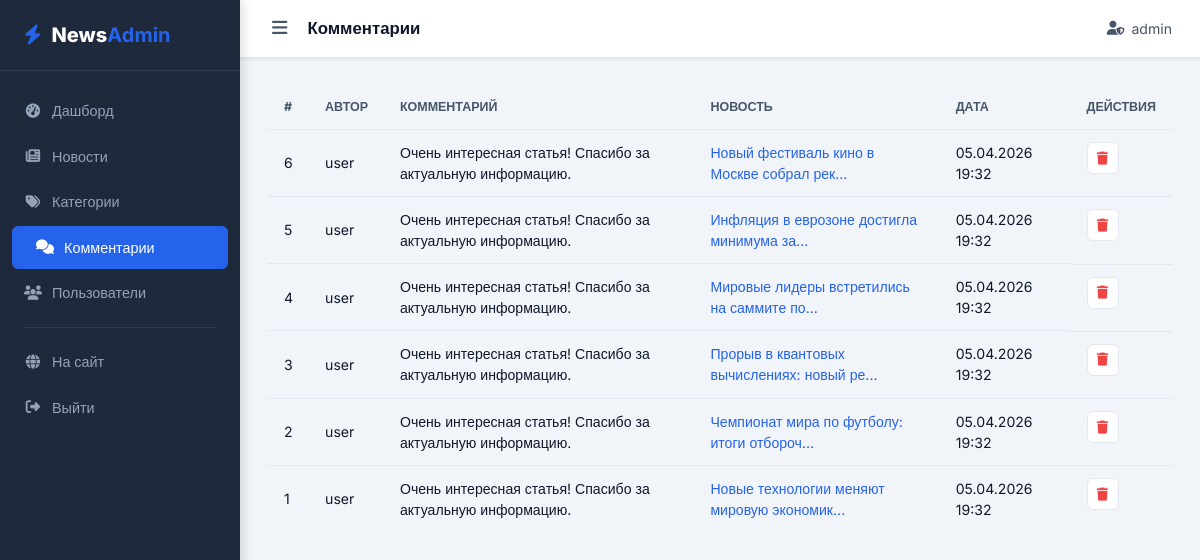
/admin/comments (signed in), run on the app's committed database.
### app/models/__init__.py (models this page shows, shortened)
class User(UserMixin, db.Model):
    __tablename__ = 'users'
    id = db.Column(db.Integer, primary_key=True)
    username = db.Column(db.String(64), unique=True, nullable=False)
    email = db.Column(db.String(120), unique=True, nullable=False)
    password_hash = db.Column(db.String(256), nullable=False)
    role = db.Column(db.String(20), default='user')  # Роль пользователя: 'admin' или 'user'
    avatar = db.Column(db.String(256), default='default_avatar.png')
    created_at = db.Column(db.DateTime, default=datetime.utcnow)
    is_active = db.Column(db.Boolean, default=True)
    comments = db.relationship('Comment', backref='author', lazy='dynamic', cascade='all, delete-orphan')
    likes = db.relationship('Like', backref='user', lazy='dynamic', cascade='all, delete-orphan')
    @property
    def is_admin(self):
        return self.role == 'admin'

class Comment(db.Model):
    __tablename__ = 'comments'
    id = db.Column(db.Integer, primary_key=True)
    content = db.Column(db.Text, nullable=False)
    news_id = db.Column(db.Integer, db.ForeignKey('news.id'), nullable=False)
    user_id = db.Column(db.Integer, db.ForeignKey('users.id'), nullable=False)
    created_at = db.Column(db.DateTime, default=datetime.utcnow)
    is_approved = db.Column(db.Boolean, default=True)

class News(db.Model):
    __tablename__ = 'news'
    id = db.Column(db.Integer, primary_key=True)
    title = db.Column(db.String(256), nullable=False)
    slug = db.Column(db.String(256), unique=True, nullable=False)
    content = db.Column(db.Text, nullable=False)
    summary = db.Column(db.String(512))
    image = db.Column(db.String(256))
    category_id = db.Column(db.Integer, db.ForeignKey('categories.id'), nullable=False)
    author_id = db.Column(db.Integer, db.ForeignKey('users.id'), nullable=False)
    published_at = db.Column(db.DateTime, default=datetime.utcnow)
    is_published = db.Column(db.Boolean, default=True)
    is_featured = db.Column(db.Boolean, default=False)
    views_count = db.Column(db.Integer, default=0)
    author = db.relationship('User', backref='news_posts')
    comments = db.relationship('Comment', backref='news', lazy='dynamic', cascade='all, delete-orphan')
    likes = db.relationship('Like', backref='news', lazy='dynamic', cascade='all, delete-orphan')

### app/views/admin_panel.py (the view)
@admin_bp.route('/comments')
@login_required
@admin_required
def comments_list():
    page = request.args.get('page', 1, type=int)
    comments = Comment.query.order_by(Comment.created_at.desc()).paginate(page=page, per_page=30)
    return render_template('admin/comments.html', comments=comments)

### app/models/__init__.py (called while the page is built)
@login_manager.user_loader
def load_user(user_id):
    return User.query.get(int(user_id))

### app/views/admin_panel.py (called while the page is built)
def admin_required(f):
    @wraps(f)
    def decorated(*args, **kwargs):
        if not current_user.is_authenticated or not current_user.is_admin:
            flash('Доступ запрещён.', 'danger')
            return redirect(url_for('main.index'))
        return f(*args, **kwargs)
    return decorated

### app/templates/admin/comments.html (shortened to what this page needs)
{% extends 'admin/base_admin.html' %}
{% block page_title %}Комментарии{% endblock %}
{% block content %}
<div class="admin-table-wrap">
    <table class="admin-table">
        <thead><tr><th>#</th><th>Автор</th><th>Комментарий</th><th>Новость</th><th>Дата</th><th>Действия</th></tr></thead>
        <tbody>
            {% for comment in comments.items %}
            <tr>
                <td>{{ comment.id }}</td>
                <td>{{ comment.author.username }}</td>
                <td>{{ comment.content[:100] }}{% if comment.content|length > 100 %}...{% endif %}</td>
                <td><a href="{{ url_for('news.detail', slug=comment.news.slug) }}" target="_blank">{{ comment.news.title[:40] }}...</a></td>
                <td>{{ comment.created_at.strftime('%d.%m.%Y %H:%M') }}</td>
                <td class="actions-cell">
                    <form method="post" action="{{ url_for('admin_panel.comment_delete', comment_id=comment.id) }}" style="display:inline" onsubmit="return confirm('Удалить?')">
                        <button type="submit" class="action-btn action-delete"><i class="fas fa-trash"></i></button>
                    </form>
                </td>
            </tr>
            {% endfor %}
        </tbody>
    </table>
</div>
{% endblock %}

### app/templates/admin/base_admin.html (shortened to what this page needs)
<!DOCTYPE html>
<html lang="ru">
<head>
    <link rel="stylesheet" href="https://cdnjs.cloudflare.com/ajax/libs/font-awesome/6.5.0/css/all.min.css">
    <link rel="stylesheet" href="{{ url_for('static', filename='css/admin.css') }}">
</head>
<body class="admin-body">
<div class="admin-layout">
    <aside class="admin-sidebar" id="adminSidebar">
        <div class="admin-logo">
            <i class="fas fa-bolt"></i>
            <span>News<strong>Admin</strong></span>
        </div>
        <nav class="admin-nav">
            <a href="{{ url_for('admin_panel.dashboard') }}" class="{% if request.endpoint == 'admin_panel.dashboard' %}active{% endif %}">
                <i class="fas fa-tachometer-alt"></i> Дашборд
            </a>
            <a href="{{ url_for('admin_panel.news_list') }}" class="{% if 'news' in request.endpoint %}active{% endif %}">
                <i class="fas fa-newspaper"></i> Новости
            </a>
            <a href="{{ url_for('admin_panel.categories_list') }}" class="{% if 'categ' in request.endpoint %}active{% endif %}">
                <i class="fas fa-tags"></i> Категории
            </a>
            <a href="{{ url_for('admin_panel.comments_list') }}" class="{% if 'comment' in request.endpoint %}active{% endif %}">
                <i class="fas fa-comments"></i> Комментарии
            </a>
            <a href="{{ url_for('admin_panel.users_list') }}" class="{% if 'user' in request.endpoint %}active{% endif %}">
                <i class="fas fa-users"></i> Пользователи
            </a>
            <div class="admin-nav-divider"></div>
            <a href="{{ url_for('main.index') }}">
                <i class="fas fa-globe"></i> На сайт
            </a>
            <a href="{{ url_for('auth.logout') }}">
                <i class="fas fa-sign-out-alt"></i> Выйти
            </a>
        </nav>
    </aside>
    <div class="admin-main">
        <header class="admin-header">
            <button class="admin-toggle" id="adminToggle"><i class="fas fa-bars"></i></button>
            <div class="admin-header-title">{% block page_title %}Панель управления{% endblock %}</div>
            <div class="admin-header-user">
                <i class="fas fa-user-shield"></i> {{ current_user.username }}
            </div>
        </header>
        <div class="admin-content">
            {% block content %}{% endblock %}
        </div>
    </div>
</div>
</body>
</html>

### app/static/css/admin.css (style rules this page uses)
*, *::before, *::after { box-sizing: border-box; margin: 0; padding: 0; }
:root { --primary: #2563eb; --primary-dark: #1d4ed8; --primary-light: #dbeafe; --dark: #0f172a; --dark2: #1e293b; --gray: #475569; --gray-light: #94a3b8; --border: #e2e8f0; --bg: #f1f5f9; --white: #fff; --success: #22c55e; --danger: #ef4444; --warning: #f59e0b; --purple: #8b5cf6; --orange: #f97316; --radius: 10px; --radius-sm: 6px; --shadow: 0 1px 3px rgba(0,0,0,.1); --shadow-md: 0 4px 6px -1px rgba(0,0,0,.1); --sidebar-width: 240px; --transition: .2s ease; }
body { font-family: 'Inter', sans-serif; background: var(--bg); color: var(--dark); line-height: 1.5; }
a { color: var(--primary); text-decoration: none; }
.admin-layout { display: flex; min-height: 100vh; }
.admin-sidebar { width: var(--sidebar-width); background: var(--dark2); position: fixed; top: 0; left: 0; height: 100vh; display: flex; flex-direction: column; z-index: 100; transition: transform var(--transition); box-shadow: 2px 0 12px rgba(0,0,0,.15); }
.admin-logo { display: flex; align-items: center; gap: 10px; padding: 20px 24px; font-size: 1.25rem; font-weight: 800; color: #fff; border-bottom: 1px solid rgba(255,255,255,.08); }
.admin-logo i { color: var(--primary); }
.admin-logo strong { color: var(--primary); }
.admin-nav { flex: 1; padding: 16px 0; overflow-y: auto; }
.admin-nav a { display: flex; align-items: center; gap: 10px; padding: 11px 24px; color: #94a3b8; font-size: .9rem; font-weight: 500; transition: all var(--transition); margin: 2px 0; }
.admin-nav a.active { color: #fff; background: var(--primary); margin: 2px 12px; border-radius: var(--radius-sm); }
.admin-nav a i { width: 18px; text-align: center; }
.admin-nav-divider { height: 1px; background: rgba(255,255,255,.08); margin: 12px 24px; }
.admin-main { flex: 1; margin-left: var(--sidebar-width); display: flex; flex-direction: column; min-height: 100vh; }
.admin-header { background: var(--white); border-bottom: 1px solid var(--border); padding: 14px 28px; display: flex; align-items: center; gap: 16px; position: sticky; top: 0; z-index: 50; box-shadow: var(--shadow); }
.admin-toggle { background: none; border: none; cursor: pointer; font-size: 1.1rem; color: var(--gray); padding: 4px; }
.admin-header-title { font-size: 1.05rem; font-weight: 700; color: var(--dark); flex: 1; }
.admin-header-user { display: flex; align-items: center; gap: 7px; font-size: .88rem; color: var(--gray); }
.admin-content { padding: 28px; flex: 1; }
.admin-table-wrap { overflow-x: auto; }
.admin-table { width: 100%; border-collapse: collapse; }
.admin-table th { background: var(--bg); padding: 12px 16px; text-align: left; font-size: .78rem; font-weight: 700; text-transform: uppercase; color: var(--gray); white-space: nowrap; }
.admin-table td { padding: 12px 16px; border-top: 1px solid var(--border); font-size: .88rem; vertical-align: middle; }
.actions-cell { display: flex; gap: 6px; align-items: center; }
.action-btn { width: 32px; height: 32px; border-radius: var(--radius-sm); border: 1px solid var(--border); background: var(--white); cursor: pointer; display: flex; align-items: center; justify-content: center; font-size: .82rem; transition: all var(--transition); }
.action-delete { color: var(--danger); }

### data on the page
User: username "admin"
Comment: id "6", author.username "user", content "Очень интересная статья! Спасибо за актуальную информацию.", news "Новый фестиваль кино в Москве собрал рек", created_at "05.04.2026 19:32"
Comment: id "5", author.username "user", content "Очень интересная статья! Спасибо за актуальную информацию.", news "Инфляция в еврозоне достигла минимума за", created_at "05.04.2026 19:32"
Comment: id "4", author.username "user", content "Очень интересная статья! Спасибо за актуальную информацию.", news "Мировые лидеры встретились на саммите по", created_at "05.04.2026 19:32"
Comment: id "3", author.username "user", content "Очень интересная статья! Спасибо за актуальную информацию.", news "Прорыв в квантовых вычислениях: новый ре", created_at "05.04.2026 19:32"
Comment: id "2", author.username "user", content "Очень интересная статья! Спасибо за актуальную информацию.", news "Чемпионат мира по футболу: итоги отбороч", created_at "05.04.2026 19:32"
Comment: id "1", author.username "user", content "Очень интересная статья! Спасибо за актуальную информацию.", news "Новые технологии меняют мировую экономик", created_at "05.04.2026 19:32"
